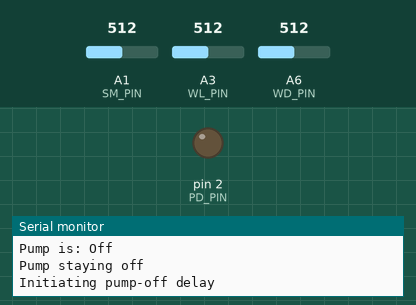
Simulated run of this sketch. Board: Arduino Nano, built with avr-gcc and run on an emulated ATmega328P. Shown: output pins drawn as LEDs (lit = HIGH), the last lines printed to the serial monitor. The inputs (shaded band) are chosen by the test bench; at power-on: A1 (SM_PIN) = 512, A3 (WL_PIN) = 512, A6 (WD_PIN) = 512.

Above: at 1.7 s.
1.8 s: A1 (SM_PIN) set to 642
6.8 s: A1 (SM_PIN) set to 668
At 11.4 s:
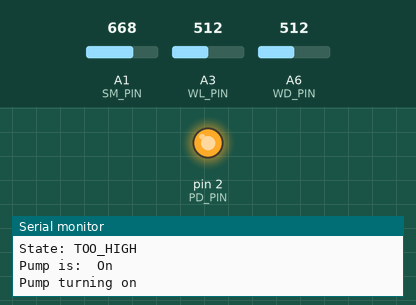
Timing chart, 0 to 12.9 s (numbered marks = the images above; inputs shaded):
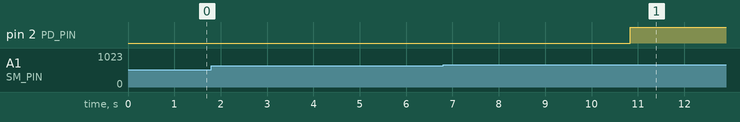

The sketch:

main.c.ino
```cpp
#include "action_decider.h"

// Initiate the setup of all sensors inside ActionDecider class.
ActionDecider ad;

void setup() {
  // Establish Serial communication.
  Serial.begin(9600);
  delay(500);
}

// Shorter delays for demonstration purposes, change to real-world values for real-workd use.
const int pump_on_time = 1000 * 10; // 1000 * 30;
const int after_water_delay = 1000 * 10;// 1000 * 60 * 10;
const int pump_off_delay = 1000 * 5; // 1000 * 60;
/**
* Pump toggling rules:
* If the pump was turned on => Keep it running for half minute => Turn it off => Initiate a 10 minute delay to let the newly fed water stabilize inside the pot before the next decision.
* If the pump was not turned on => Initiate a 1 Minute delay before the next decision.
*/
void loop() {
  bool pump = ad.DecidePump();
  // For Debug/Demonstration purposes.
  ad.PrintAll();

  if(pump){
    Serial.println("Pump turning on");
    delay(pump_on_time);
    Serial.println("Pump turning off");
    ad.TurnOffPump();
    Serial.println("Initiating after-watering delay");
    delay(after_water_delay);
  }
  else{
    Serial.println("Pump staying off");
    Serial.println("Initiating pump-off delay");
    delay(pump_off_delay);
  }
  Serial.println("Ready for next decision\n\n\n\n\n");
}
```

action_decider.h
```cpp
#ifndef ACTION_DECIDER_H
#define ACTION_DECIDER_H

#include "analog_sensors.h"
#include "pump_driver.h"

/**
* @brief Contains all logic for determining when to run the pump
* @note Pins A4 and A5 are reserved for possible I2C sensors.
*/
class ActionDecider{
private:
  static constexpr unsigned int SM_PIN = A1;
  SoilMoistureSensor sm;
  // PH sensor currently faulty (reads a constant PH value of around 8.6 without regard of the actual PH value of the water, tested with copious amounts of citric acid...), use a hardcoded OK instead...
//  static constexpr unsigned int PH_PIN = A2;
//  PHSensor ph;
  static constexpr unsigned int WL_PIN = A3;
  WaterLevelSensor wl;
  static constexpr unsigned int WD_PIN = A6;
  WaterDetectionSensor wd;


  static constexpr unsigned int PD_PIN = 2;
  PumpDriver pd;
public:
  ActionDecider()
  : sm(SM_PIN),
//  ph(PH_PIN),
    wl(WL_PIN),
    wd(WD_PIN),
    pd(PD_PIN)
    {

    }
  void PrintAll() const{
    sm.SerialPrint();
    // PH sensor is faulty...
//  ph.SerialPrint();
    wl.SerialPrint();
    wd.SerialPrint();
    Serial.print("\n\nPump is: ");
    this->pd.is_on() ? Serial.print(" On") : Serial.print("Off");
    Serial.print("\n\n\n");
  }

  /**
  * The fuzzy rules are as follows:
  * Turn the pump off if:
  *   - Any sensor reports an invalid state. *all sensors INVALID_STATE
  *   - There is no water detected in the tank anymore. *wl sensor TOO_LOW.
  *   - All other cases.
  * Turn the pump on, if
  *   - PH ranges from DANGER_LOW to DANGER_HIGH, inclusive. *ph sensor DANGER_LOW - DANGER_HIGH
  *   - There is no water detected at the bottom of the pot. *wd sensor OK
  *   - The water level is OK or higher. *wl sensor OK - TOO_HIGH
  *   - The soil moisture is not soaking wet (TOO_HIGH = soaking wet). *sm sensor TOO_LOW - DANGER_HIGH
  * Special cases:
  *   Turn pump on if:
  *     - PH is in range. *ph sensor DANGER_LOW - PH_DANGER_HIGH
  *     - Water is detected at the bottom. *wd OK/TOO_HIGH
  *     - The soil moisture at the top is bone dry. sm *TOO_LOW
  * @returns bool Whether the pump shall be turned on (true) or off (false).
  */
  bool DecideAction(){
    SensorStateLevel sm_state = this->sm.get_state();
    // Since the ph sensor is faulty and only displays one value, irregardless of the actual ph value of the water (tested by adding massive amounts of citric acid into the testing solution, without any change to the read value), set it to be always OK.
    SensorStateLevel ph_state = SensorStateLevel::OK;
    SensorStateLevel wl_state = this->wl.get_state();
    SensorStateLevel wd_state = this->wd.get_state();

    // Step 1
    // Any of the sensors reports an invalid state.
    if(
        sm_state == SensorStateLevel::INVALID_STATE ||
        ph_state == SensorStateLevel::INVALID_STATE ||
        wl_state == SensorStateLevel::INVALID_STATE ||
        wd_state == SensorStateLevel::INVALID_STATE
      ) {
        return false;
      }
    // There is no more water in the tank
    if(wl_state == SensorStateLevel::TOO_LOW){
      return false;
    }

    // Step 2
    // Handle PH out of range first.
    // PH has to be in the range of DANGER_LOW - DANGER_HIGH. Or rather, not TOO_LOW OR TOO_HIGH.
    if(ph_state == SensorStateLevel::TOO_LOW || ph_state == SensorStateLevel::TOO_HIGH){
      return false;
    }

    // Step 3
    // Standard case
    // PH range already implicitly checked in Step 2
    if(
      wd_state == SensorStateLevel::OK &&
      ((int)wl_state >= (int)SensorStateLevel::OK && (int)wl_state <= (int)SensorStateLevel::TOO_HIGH) && // Check if the water level is in range OK - TOO_HIGH
      ((int)sm_state <= (int)SensorStateLevel::DANGER_HIGH) // Check if soil moisture is in range TOO_LOW - DANGER_HIGH. Or rather, if not TOO_HIGH.
    ){
      return true;
    }

    // Step 4
    // Special cases
    // Case 1
    // As in Step 3, the PH range has already been implicitly validated prior, in Step 2.
    if(
      (wd_state == SensorStateLevel::OK || wd_state == SensorStateLevel::TOO_HIGH) &&
      (sm_state == SensorStateLevel::TOO_LOW)
    ){
      return true;
    }

    // All other cases, turn pump off.
    return false;
  }

  /**
  * @brief Calls DecideAction, and turns the pump on or off, depending on the decision result.
  * @returns Whether the pump was turned on or off.
  */
  bool DecidePump() {
    if(this->DecideAction()){
       this->pd.turn_on();
       return true;
    }
    else this->pd.turn_off();
    return false;
  }
  /**
  * @brief Allow the users of the class to manually turn off the pump.
  */
  void TurnOffPump(){
    this->pd.turn_off();
  }
};

#endif
```

analog_sensors.h
```cpp
#ifndef ANALOG_SENSORS_H
#define ANALOG_SENSORS_H

#include "states.h"

/**
* @brief Abstract base class for analog based sensors.
*/
struct AnalogSensor{
  const unsigned short PIN_NUMBER;

  AnalogSensor(unsigned short pin) : PIN_NUMBER(pin) {};
  /**
  * @brief Reads the value from the sensor and returns it as is.
  * @returns unsigned int Ranging from 0 to 1023.
  */
  virtual unsigned int read_raw() const final {
    return analogRead(PIN_NUMBER);
  }
  /**
  * @brief Reads the value from the sensor and maps it to a min...max range.
  * @param min  The lower bound of the mapping.
  * @param max The upper bound of the mapping.
  * @returns int Ranging from min to max.
  */
  virtual unsigned int read_mapped_int(int min, int max) const final{
    return map(this->read_raw(), 0, 1023, min, max);
  }
  /**
  * @brief Reads the value from the sensor and maps it to a min...max range.
  * @param min The lower bound of the mapping.
  * @param max The upper bound of the mapping.
  * @returns float Ranging from min to max.
  */
  virtual float read_mapped_float(float min, float max) const final {
    float raw = static_cast<float>(this->read_raw());
    return (raw / 1023.0f) * (max - min) + min;
  }
  /**
  * @brief Reads the value from the sensor and maps it to a 0...100 percentage range.
  * @returns unsigned int ranging from 0% to 100%.
  */
  virtual unsigned int read_percent() const final {
    return this->read_mapped_int(0, 100);
  }
  virtual SensorStateLevel get_state() const = 0;
  /**
  * @brief Default implementation, prints just the sensors raw value.
  */
  virtual void SerialPrint() const {
    Serial.print("#### Generic Analog Sensor reading ####\n");
    Serial.print("Raw value: ");
    Serial.print(this->read_raw());
    Serial.print("\n");
    Serial.print("#### Reading end ####\n");
  }
  /**
  * @brief Transforms a SensorStateLevel value to its' string representation.
  */
  static const char* state_to_str(SensorStateLevel state) {
    switch (state) {
      case SensorStateLevel::TOO_LOW: return "TOO_LOW";
      case SensorStateLevel::DANGER_LOW: return "DANGER_LOW";
      case SensorStateLevel::OK: return "OK";
      case SensorStateLevel::DANGER_HIGH: return "DANGER_HIGH";
      case SensorStateLevel::TOO_HIGH: return "TOO_HIGH";
      case SensorStateLevel::INVALID_STATE: return "INVALID_STATE";
    }
  }
};

/**
* @brief Concrete implementation for capacitive soil moisture sensors.
* @note Uses full range of values of SensorStateLevel
*/
struct SoilMoistureSensor : public AnalogSensor {
  // Soaking wet soil, or stagnant water.
  static constexpr unsigned int THRESH_TOO_WET           = 350;
  // Soil is well saturated with water.
  static constexpr unsigned int THRESH_DANGEROUSLY_WET   = 450;
  // Perfect soil-water saturation.
  static constexpr unsigned int THRESH_OK                = 550;
  // Damp soil, on the verge of drying out.
  static constexpr unsigned int THRESH_DANGEROUSLY_DRY   = 650;
  // Bone dry soil.
  static constexpr unsigned int THRESH_TOO_DRY           = 1023;

  SoilMoistureSensor(unsigned short pin) : AnalogSensor(pin) {}

  /**
  * @brief Reads the value from the sensor and assigns it its' corresponding state.
  * @returns SensorStateLevel Full range of SensorStateLevel, TOO_LOW to TOO_HIGH.
  */
  SensorStateLevel get_state() const override {
    unsigned int value = read_raw();

    if (value <= THRESH_TOO_WET)          return SensorStateLevel::TOO_HIGH;
    if (value <= THRESH_DANGEROUSLY_WET)  return SensorStateLevel::DANGER_HIGH;
    if (value <= THRESH_OK)               return SensorStateLevel::OK;
    if (value <= THRESH_DANGEROUSLY_DRY)  return SensorStateLevel::DANGER_LOW;
    if (value <= THRESH_TOO_DRY)          return SensorStateLevel::TOO_LOW;

    return SensorStateLevel::INVALID_STATE;
  }
  /**
  * @brief Prints the soil moisture sensors current metrics.
  */
  void SerialPrint() const override {
    int raw = this->read_raw();
    SensorStateLevel state = this->get_state();
    const char* state_str = AnalogSensor::state_to_str(state);
    Serial.print("Soil Moisture\n");
    Serial.print("Raw sensor value: ");
    Serial.print(raw);
    Serial.print("\n");
    Serial.print("State: ");
    Serial.print(state_str);
    Serial.print("\n");
  }
};

/**
* @brief Concrete implementation for BNC PH Sensor + PH sensor module.
* @note Uses full range of values of SensorStateLevel
*/
struct PHSensor : public AnalogSensor {
private:
  // Values taken from my own experience with commonly found plants.
  static constexpr float PH_TOO_LOW      = 5.8f;
  static constexpr float PH_DANGER_LOW  = 6.1f;
  static constexpr float PH_OK          = 7.0f;
  static constexpr float PH_DANGER_HIGH = 7.5f;
  static constexpr float PH_TOO_HIGH    = 14.0f;
public:
  PHSensor(unsigned short pin) : AnalogSensor(pin) {}
  /**
  * @brief Reads the value from the sensor and assigns it its' corresponding state.
  * @returns SensorStateLevel Full range of SensorStateLevel, TOO_LOW to TOO_HIGH.
  */
  SensorStateLevel get_state() const override {
    // The sensor board of the PH probe handles the logarithmic aspect of the reading. The value only needs to be mapped from 0.0f to 14.0f.
    float value = read_mapped_float(0.0f, 14.0f);
    if (value <= PH_TOO_LOW)      return SensorStateLevel::TOO_LOW;
    if (value <= PH_DANGER_LOW)   return SensorStateLevel::DANGER_LOW;
    if (value <= PH_OK)           return SensorStateLevel::OK;
    if (value <= PH_DANGER_HIGH)  return SensorStateLevel::DANGER_HIGH;
    if (value <= PH_TOO_HIGH)     return SensorStateLevel::TOO_HIGH;
    return SensorStateLevel::INVALID_STATE;
  }
  /**
  * @brief Prints the PH sensors current metrics.
  */
  void SerialPrint() const override {
    int raw = this->read_raw();
    SensorStateLevel state = this->get_state();
    const char* state_str = AnalogSensor::state_to_str(state);
    Serial.print("PH\n");
    Serial.print("Raw sensor value: ");
    Serial.print(raw);
    Serial.print("\n");
    Serial.print("State: ");
    Serial.print(state_str);
    Serial.print("\n");
  }
};


/**
* @brief Concrete implementation for capacitive water level sensor.
* @note Uses limited range of values of SensorStateLevel
*/
struct WaterLevelSensor : public AnalogSensor {
private:
  // There is enough water still in the reservoir.
  static constexpr unsigned int THRESH_OK = 1024;
  // The water in the reservoir is running low.
  static constexpr unsigned int THRESH_DANGER_LOW = 450;
  // There is no more, or barely any at all water left in the reservoir.
  static constexpr unsigned int THRESH_DRY = 200;
public:
  WaterLevelSensor(unsigned int pin) : AnalogSensor(pin) {}
  /**
  * @brief Reads the value from the sensor and assigns it its' corresponding state.
  * @returns SensorStateLevel Limited range of SensorStateLevel, TOO_LOW, DANGER_LOW and OK only.
  */
  SensorStateLevel get_state() const override {
    int val = this->read_raw();
    if(val <= THRESH_DRY) return SensorStateLevel::TOO_LOW;
    if(val <= THRESH_DANGER_LOW) return SensorStateLevel::DANGER_LOW;
    if(val <= THRESH_OK) return SensorStateLevel::OK;
    return SensorStateLevel::INVALID_STATE;
  }
  /**
  * @brief Prints the water level sensors current metrics.
  */
  void SerialPrint() const override {
    int raw = this->read_raw();
    SensorStateLevel state = this->get_state();
    const char* state_str = AnalogSensor::state_to_str(state);
    Serial.print("Water level\n");
    Serial.print("Raw sensor value: ");
    Serial.print(raw);
    Serial.print("\n");
    Serial.print("State: ");
    Serial.print(state_str);
    Serial.print("\n");
  }
};

/**
* @brief Concrete implementation for capacitive water detection sensor.
* @note Uses limited range of values of SensorStateLevel
*/
struct WaterDetectionSensor : public AnalogSensor {
private:
  // Water is detected
  static constexpr unsigned int THRESH_ON = 1024;
  // No water detected
  static constexpr unsigned int THRESH_OFF = 50;
public:
  WaterDetectionSensor(unsigned int pin) : AnalogSensor(pin) {}
  /**
  * @brief Reads the value from the sensor and assigns it its' corresponding state.
  * @returns SensorStateLevel Limited range of SensorStateLevel, TOO_HIGH and OK only.
  */
  SensorStateLevel get_state() const override {
    int val = this->read_raw();
    if(val <= THRESH_OFF) return SensorStateLevel::OK;
    if(val <= THRESH_ON) return SensorStateLevel::TOO_HIGH;
    return SensorStateLevel::INVALID_STATE;
  }
  /**
  * @brief Prints the water detection sensors current metrics.
  */
  void SerialPrint() const override {
    int raw = this->read_raw();
    SensorStateLevel state = this->get_state();
    const char* state_str = AnalogSensor::state_to_str(state);
    Serial.print("Water detection\n");
    Serial.print("Raw sensor value: ");
    Serial.print(raw);
    Serial.print("\n");
    Serial.print("State: ");
    Serial.print(state_str);
    Serial.print("\n");
  }
};

#endif
```

states.h
```cpp
#ifndef STATES_H
#define STATES_H

/**
* @brief Represents the state of the environmental sensors reading in human readable terms.
*/
enum SensorStateLevel{
  TOO_LOW = 0,
  DANGER_LOW = 1,
  OK = 2,
  DANGER_HIGH = 3,
  TOO_HIGH = 4,
  INVALID_STATE = INT32_MAX
};


#endif
```

pump_driver.h
```cpp
#ifndef PUMP_DRIVER_H
#define PUMP_DRIVER_H

struct PumpDriver{
private:
  const unsigned short pin;
  bool on;
public:
  PumpDriver(unsigned short pin) : pin(pin), on(false) {
    // Set the pin under given pin number to strictly output mode
    pinMode(pin, OUTPUT);
    digitalWrite(this->pin, LOW);
  };

  void turn_on() {
    this->on = true;
    digitalWrite(this->pin, HIGH);
  }
  void turn_off() {
    this->on = false;
    digitalWrite(this->pin, LOW);
  }

  bool is_on() const {
    return this->on;
  }
};

#endif
```

Measured:
- the behaviour switches between 650 and 651 on A1 (SM_PIN) (found by bisection; images 0 and 1)
- after the input at 6.8 s, pin 2 (PD_PIN): LOW → HIGH after 4.0 s
